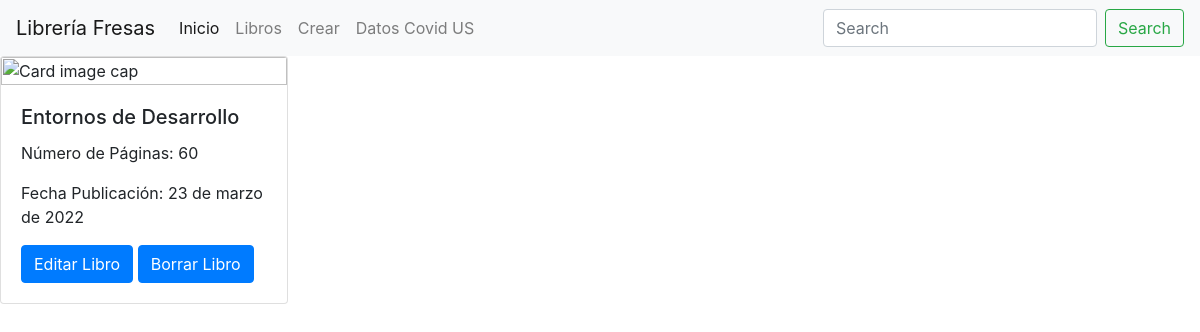
/libreria/libros/6, run on an earlier commit of the app's database.
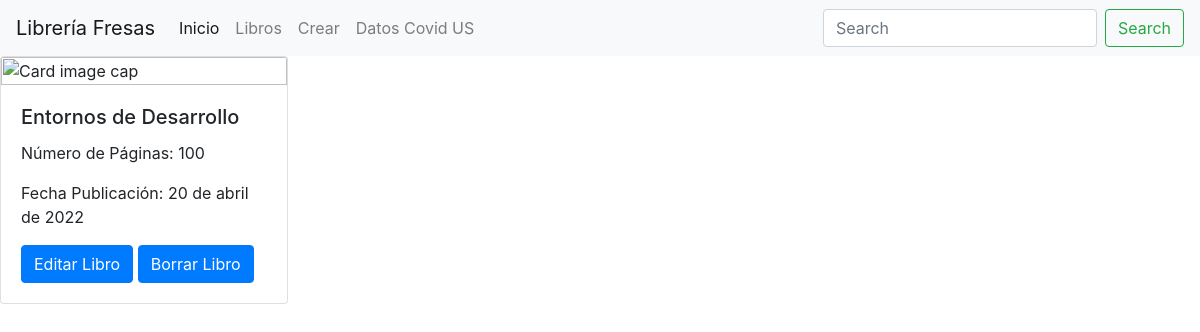
And on a later commit of the database.
### libreria/models.py (models this page shows, shortened)
class Libro(models.Model):
    id = models.IntegerField(primary_key=True)
    nombre= models.TextField(max_length=150)
    num_paginas = models.IntegerField()
    fecha_publicacion = models.DateField()
    editorial = models.ForeignKey(Editorial, on_delete=models.CASCADE, default=None)

### libreria/views.py (the view)
# urls.py: path('libros/<int:id>',detalle_libro, name='detalle_libro'),
def detalle_libro(request, id):
    libro = Libro.objects.get(id=id)
    context = {'libro': libro}
    return render(request, 'libro_detalle.html', context)

### templates/libro_detalle.html
{% include "header.html" %}
{% block content %}
<body>
<div class="mx-auto" style="align-items: center; align-content: center; align-self: center;">
    <div class="card" style="width: 18rem;">
        <img class="card-img-top" src="https://escuelaposgrado.es/wp-content/uploads/2014/10/Ediciones_Albores-img.jpg" alt="Card image cap">
        <div class="card-body">
            <h5 class="card-title">{{ libro.nombre }}</h5>
            <p class="card-text">Número de Páginas: {{ libro.num_paginas }}</p>
            <p class="card-text">Fecha Publicación: {{ libro.fecha_publicacion }}</p>
            <a class="btn btn-primary" href="/libreria/libros/editar/{{ libro.id }}">Editar Libro</a>
            <a class="btn btn-primary" href="/libreria/libros/borrar/{{ libro.id }}">Borrar Libro</a>
        </div>
    </div>
</div>
</body>
{% endblock %}

What changed in the data, as far as the page shows it:
changed Libro "Entornos de Desarrollo": num_paginas "60" → "100"; fecha_publicacion "23 de marzo de 2022" → "20 de abril de 2022"
